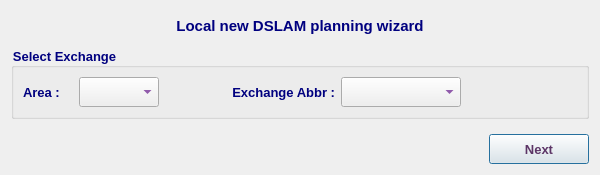
<?xml version="1.0" encoding="UTF-8"?>
<ui version="4.0">
 <class>LocalNewDslamDialog</class>
 <widget class="QDialog" name="LocalNewDslamDialog">
  <property name="geometry">
   <rect>
    <x>0</x>
    <y>0</y>
    <width>600</width>
    <height>175</height>
   </rect>
  </property>
  <property name="minimumSize">
   <size>
    <width>600</width>
    <height>175</height>
   </size>
  </property>
  <property name="maximumSize">
   <size>
    <width>601</width>
    <height>176</height>
   </size>
  </property>
  <property name="font">
   <font>
    <family>Tahoma</family>
    <pointsize>10</pointsize>
   </font>
  </property>
  <property name="windowTitle">
   <string>Local New DSLAM Plan</string>
  </property>
  <property name="windowIcon">
   <iconset resource="../../../../../image.qrc">
    <normaloff>:/Image/newDslam.png</normaloff>:/Image/newDslam.png</iconset>
  </property>
  <layout class="QVBoxLayout" name="verticalLayout">
   <item>
    <widget class="QLabel" name="label">
     <property name="sizePolicy">
      <sizepolicy hsizetype="Expanding" vsizetype="Preferred">
       <horstretch>0</horstretch>
       <verstretch>0</verstretch>
      </sizepolicy>
     </property>
     <property name="minimumSize">
      <size>
       <width>0</width>
       <height>30</height>
      </size>
     </property>
     <property name="maximumSize">
      <size>
       <width>16777215</width>
       <height>30</height>
      </size>
     </property>
     <property name="font">
      <font>
       <pointsize>11</pointsize>
       <weight>75</weight>
       <bold>true</bold>
      </font>
     </property>
     <property name="styleSheet">
      <string notr="true">color: rgb(0, 0, 127);</string>
     </property>
     <property name="text">
      <string>Local new DSLAM planning wizard</string>
     </property>
     <property name="alignment">
      <set>Qt::AlignCenter</set>
     </property>
    </widget>
   </item>
   <item>
    <widget class="QGroupBox" name="groupBox">
     <property name="font">
      <font>
       <weight>75</weight>
       <bold>true</bold>
      </font>
     </property>
     <property name="styleSheet">
      <string notr="true">color: rgb(0, 0, 127);</string>
     </property>
     <property name="title">
      <string>Select Exchange</string>
     </property>
     <layout class="QHBoxLayout" name="horizontalLayout">
      <item>
       <widget class="QLabel" name="label_3">
        <property name="minimumSize">
         <size>
          <width>50</width>
          <height>30</height>
         </size>
        </property>
        <property name="maximumSize">
         <size>
          <width>120</width>
          <height>30</height>
         </size>
        </property>
        <property name="font">
         <font>
          <family>Tahoma</family>
          <pointsize>10</pointsize>
          <weight>75</weight>
          <bold>true</bold>
         </font>
        </property>
        <property name="styleSheet">
         <string notr="true">color: rgb(0, 0, 127);</string>
        </property>
        <property name="text">
         <string>Area :</string>
        </property>
        <property name="alignment">
         <set>Qt::AlignLeading|Qt::AlignLeft|Qt::AlignVCenter</set>
        </property>
       </widget>
      </item>
      <item>
       <widget class="QComboBox" name="areaCB">
        <property name="minimumSize">
         <size>
          <width>80</width>
          <height>30</height>
         </size>
        </property>
        <property name="maximumSize">
         <size>
          <width>80</width>
          <height>30</height>
         </size>
        </property>
        <property name="font">
         <font>
          <family>Tahoma</family>
          <pointsize>10</pointsize>
          <weight>75</weight>
          <bold>true</bold>
         </font>
        </property>
        <property name="styleSheet">
         <string notr="true">color: rgb(85, 0, 127);</string>
        </property>
       </widget>
      </item>
      <item>
       <widget class="QLabel" name="label_2">
        <property name="sizePolicy">
         <sizepolicy hsizetype="Expanding" vsizetype="Preferred">
          <horstretch>0</horstretch>
          <verstretch>0</verstretch>
         </sizepolicy>
        </property>
        <property name="minimumSize">
         <size>
          <width>170</width>
          <height>30</height>
         </size>
        </property>
        <property name="maximumSize">
         <size>
          <width>170</width>
          <height>30</height>
         </size>
        </property>
        <property name="font">
         <font>
          <family>Tahoma</family>
          <pointsize>10</pointsize>
          <weight>75</weight>
          <bold>true</bold>
         </font>
        </property>
        <property name="styleSheet">
         <string notr="true">color: rgb(0, 0, 127);</string>
        </property>
        <property name="text">
         <string>Exchange Abbr :</string>
        </property>
        <property name="alignment">
         <set>Qt::AlignRight|Qt::AlignTrailing|Qt::AlignVCenter</set>
        </property>
       </widget>
      </item>
      <item>
       <widget class="QComboBox" name="abbrCB">
        <property name="minimumSize">
         <size>
          <width>120</width>
          <height>30</height>
         </size>
        </property>
        <property name="maximumSize">
         <size>
          <width>120</width>
          <height>30</height>
         </size>
        </property>
        <property name="font">
         <font>
          <family>Tahoma</family>
          <pointsize>10</pointsize>
          <weight>75</weight>
          <bold>true</bold>
         </font>
        </property>
        <property name="styleSheet">
         <string notr="true">color: rgb(85, 0, 127);</string>
        </property>
       </widget>
      </item>
      <item>
       <spacer name="horizontalSpacer">
        <property name="orientation">
         <enum>Qt::Horizontal</enum>
        </property>
        <property name="sizeHint" stdset="0">
         <size>
          <width>40</width>
          <height>20</height>
         </size>
        </property>
       </spacer>
      </item>
     </layout>
    </widget>
   </item>
   <item>
    <spacer name="verticalSpacer">
     <property name="orientation">
      <enum>Qt::Vertical</enum>
     </property>
     <property name="sizeHint" stdset="0">
      <size>
       <width>20</width>
       <height>1</height>
      </size>
     </property>
    </spacer>
   </item>
   <item>
    <layout class="QHBoxLayout" name="horizontalLayout_2">
     <item>
      <spacer name="horizontalSpacer_2">
       <property name="orientation">
        <enum>Qt::Horizontal</enum>
       </property>
       <property name="sizeHint" stdset="0">
        <size>
         <width>40</width>
         <height>20</height>
        </size>
       </property>
      </spacer>
     </item>
     <item>
      <widget class="QPushButton" name="okBtn">
       <property name="minimumSize">
        <size>
         <width>100</width>
         <height>30</height>
        </size>
       </property>
       <property name="maximumSize">
        <size>
         <width>16777215</width>
         <height>30</height>
        </size>
       </property>
       <property name="font">
        <font>
         <weight>75</weight>
         <bold>true</bold>
        </font>
       </property>
       <property name="styleSheet">
        <string notr="true">color: rgb(92, 53, 102);</string>
       </property>
       <property name="text">
        <string>Next</string>
       </property>
       <property name="icon">
        <iconset resource="../../../../../image.qrc">
         <normaloff>:/Image/next.png</normaloff>:/Image/next.png</iconset>
       </property>
       <property name="iconSize">
        <size>
         <width>20</width>
         <height>20</height>
        </size>
       </property>
      </widget>
     </item>
    </layout>
   </item>
  </layout>
 </widget>
 <resources>
  <include location="../../../../../image.qrc"/>
 </resources>
 <connections/>
</ui>
